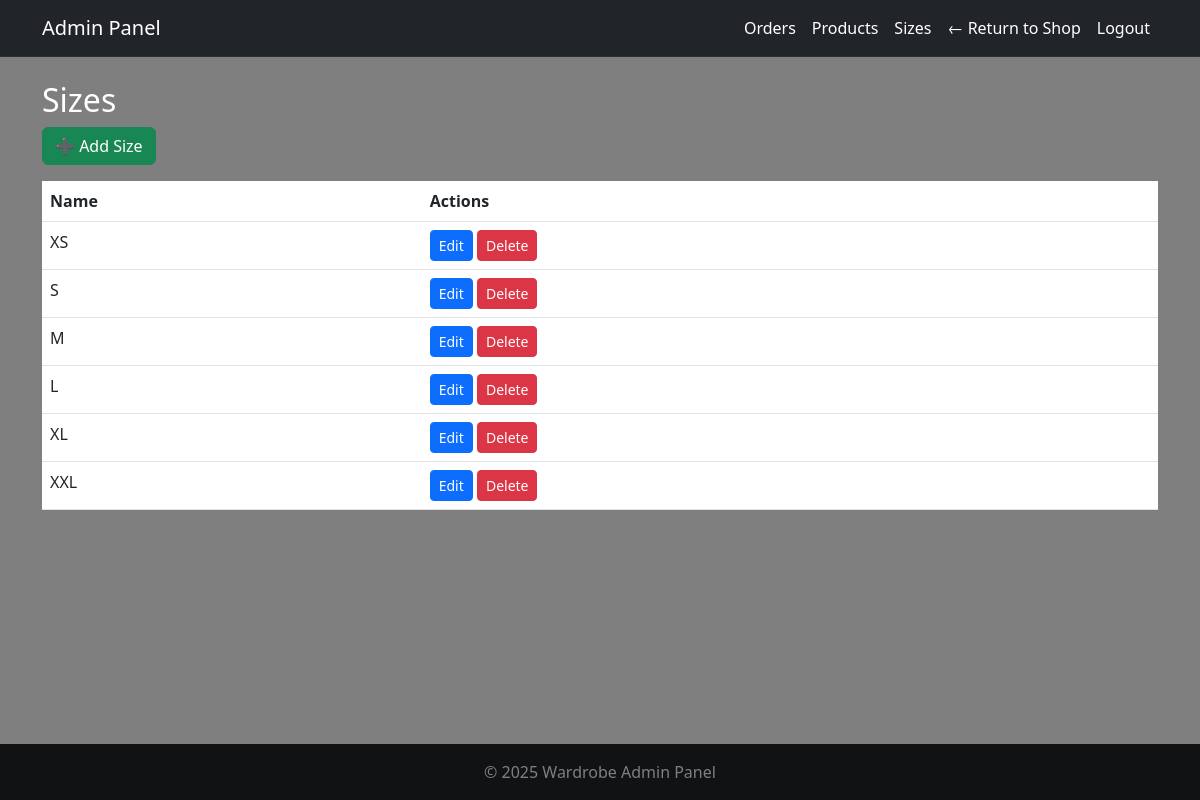
/adminpanel/sizes/ (signed in), run on an earlier commit of the app's database.
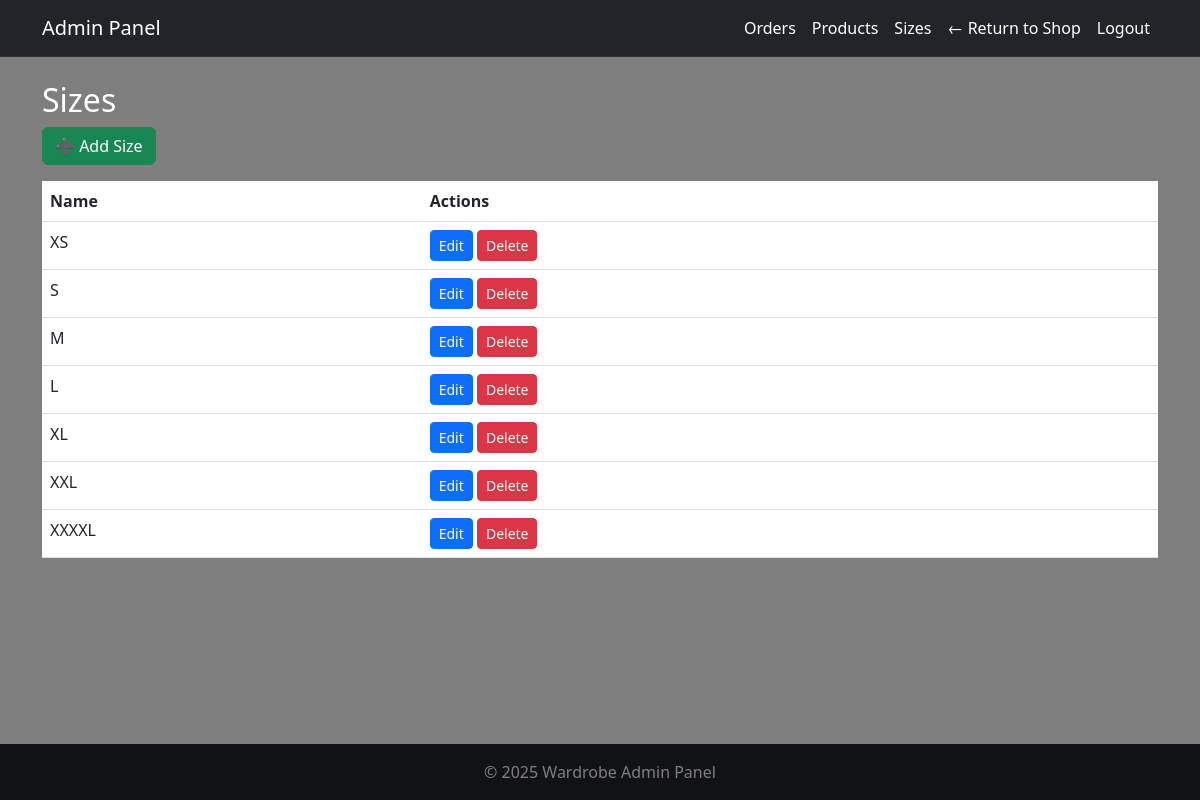
And on a later commit of the database.
### products/models.py (models this page shows, shortened)
class Size(models.Model):
    name = models.CharField(max_length=10)  # e.g., 'S', 'M', 'L', 'XL'

### adminpanel/views.py (the view)
# urls.py: path('sizes/', views.size_list, name='size_list'),
@login_required
@user_passes_test(admin_required)
def size_list(request):
    sizes = Size.objects.all()
    return render(request, 'adminpanel/size_list.html', {'sizes': sizes})

### adminpanel/views.py (called while the page is built)
def admin_required(user):
    return user.is_staff or user.is_superuser

### cart/cart.py (called while the page is built)
    def _load_cart_data(self):
        cart = self.session.get(settings.CART_SESSION_ID, {})
        return cart if isinstance(cart, dict) else {}

    def __len__(self):
        return sum(item.get('quantity', 0) for item in self.cart.values())

### cart/context_processors.py (called while the page is built)
def cart_context(request):
    cart = Cart(request)
    return {
        'cart': cart,
        'cart_item_count': len(cart),
    }

### wardrobeapp/context_processors.py (called while the page is built)
def stripe_public_key(request):
    return {
        'STRIPE_PUBLIC_KEY': settings.STRIPE_PUBLIC_KEY
    }

### adminpanel/templates/adminpanel/size_list.html
{% extends 'adminpanel/base.html' %}
{% block content %}
<h2>Sizes</h2>
<a href="{% url 'adminpanel:size_add' %}" class="btn btn-success mb-3">➕ Add Size</a>
<table class="table">
  <thead><tr><th>Name</th><th>Actions</th></tr></thead>
  <tbody>
    {% for size in sizes %}
    <tr>
      <td>{{ size.name }}</td>
      <td>
        <a href="{% url 'adminpanel:size_edit' size.id %}" class="btn btn-sm btn-primary">Edit</a>
        <a href="{% url 'adminpanel:size_delete' size.id %}" class="btn btn-sm btn-danger" onclick="return confirm('Delete this size?')">Delete</a>
      </td>
    </tr>
    {% endfor %}
  </tbody>
</table>
{% endblock %}

What changed in the data, as far as the page shows it:
added Size: name "XXXXL"
